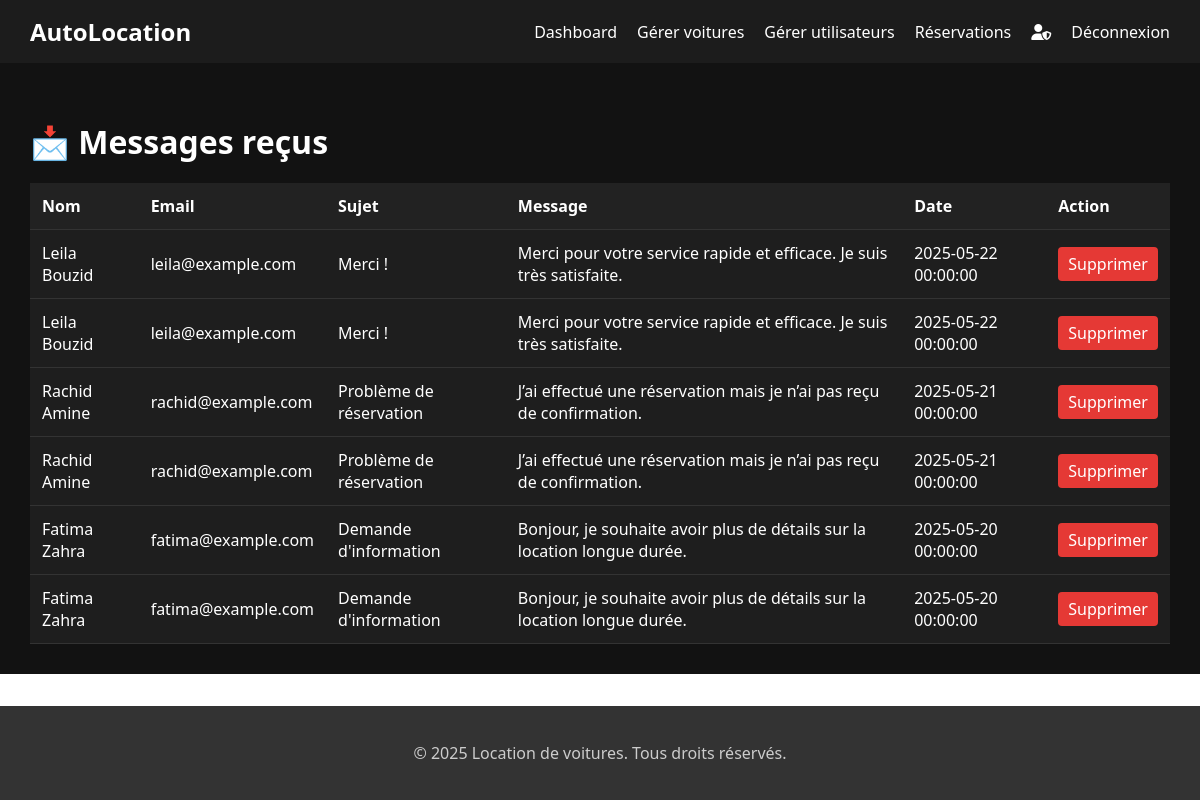
The app's page /admin_messages.php with its own data.
### tables this page shows
CREATE TABLE `messages` (
  `id` int(11) NOT NULL,
  `nom` varchar(100) DEFAULT NULL,
  `email` varchar(100) DEFAULT NULL,
  `sujet` varchar(150) DEFAULT NULL,
  `message` text DEFAULT NULL,
  `date_envoi` datetime DEFAULT current_timestamp()
);

### admin_messages.php (the view, shortened to what this page needs)
<?php
include 'includes/db.php';
include 'includes/header_admin.php';
?>
<link rel="stylesheet" href="css/style.css">
<div class="admin-container">
    <h2>📩 Messages reçus</h2>
    <table>
        <thead>
            <tr>
                <th>Nom</th>
                <th>Email</th>
                <th>Sujet</th>
                <th>Message</th>
                <th>Date</th>
                <th>Action</th>
            </tr>
        </thead>
        <tbody>
            <?php
            $result = $conn->query("SELECT * FROM messages ORDER BY date_envoi DESC");
            while ($row = $result->fetch_assoc()):
            ?>
                <tr>
                    <td><?= htmlspecialchars($row['nom']) ?></td>
                    <td><?= htmlspecialchars($row['email']) ?></td>
                    <td><?= htmlspecialchars($row['sujet']) ?></td>
                    <td><?= nl2br(htmlspecialchars($row['message'])) ?></td>
                    <td><?= $row['date_envoi'] ?></td>
                    <td><a href="admin_messages.php?supprimer=<?= $row['id'] ?>" class="btn-danger" onclick="return confirm('Supprimer ce message ?')">Supprimer</a></td>
                </tr>
            <?php endwhile; ?>
        </tbody>
    </table>
</div>
<?php include 'includes/footer.php'; ?>

### css/style.css (style rules this page uses)
body { margin: 0; font-family: 'Segoe UI', Tahoma, Geneva, Verdana, sans-serif; background: url('../images/background.jpg') no-repeat center center fixed; background-size: cover; color: #f0f0f0; }
h2 { font-size: 2rem; margin-bottom: 20px; color: #ffffff; }
.admin-container { padding: 30px; background-color: #121212; color: #fff; }
table { width: 100%; border-collapse: collapse; margin-top: 20px; background-color: #1e1e1e; }
th, td { padding: 12px; text-align: left; border-bottom: 1px solid #333; }
th { background-color: #222; font-weight: bold; }
.btn-danger { color: #fff; background-color: #e53935; padding: 6px 10px; border-radius: 4px; text-decoration: none; }

### records on screen
messages: nom "Leila Bouzid", email "leila@example.com", sujet "Merci !", message "Merci pour votre service rapide et efficace. Je suis très satisfaite.", date_envoi "2025-05-22 00:00:00"
messages: nom "Leila Bouzid", email "leila@example.com", sujet "Merci !", message "Merci pour votre service rapide et efficace. Je suis très satisfaite.", date_envoi "2025-05-22 00:00:00"
messages: nom "Rachid Amine", email "rachid@example.com", sujet "Problème de réservation", message "J’ai effectué une réservation mais je n’ai pas reçu de confirmation.", date_envoi "2025-05-21 00:00:00"
messages: nom "Rachid Amine", email "rachid@example.com", sujet "Problème de réservation", message "J’ai effectué une réservation mais je n’ai pas reçu de confirmation.", date_envoi "2025-05-21 00:00:00"
messages: nom "Fatima Zahra", email "fatima@example.com", sujet "Demande d'information", message "Bonjour, je souhaite avoir plus de détails sur la location longue durée.", date_envoi "2025-05-20 00:00:00"
messages: nom "Fatima Zahra", email "fatima@example.com", sujet "Demande d'information", message "Bonjour, je souhaite avoir plus de détails sur la location longue durée.", date_envoi "2025-05-20 00:00:00"
